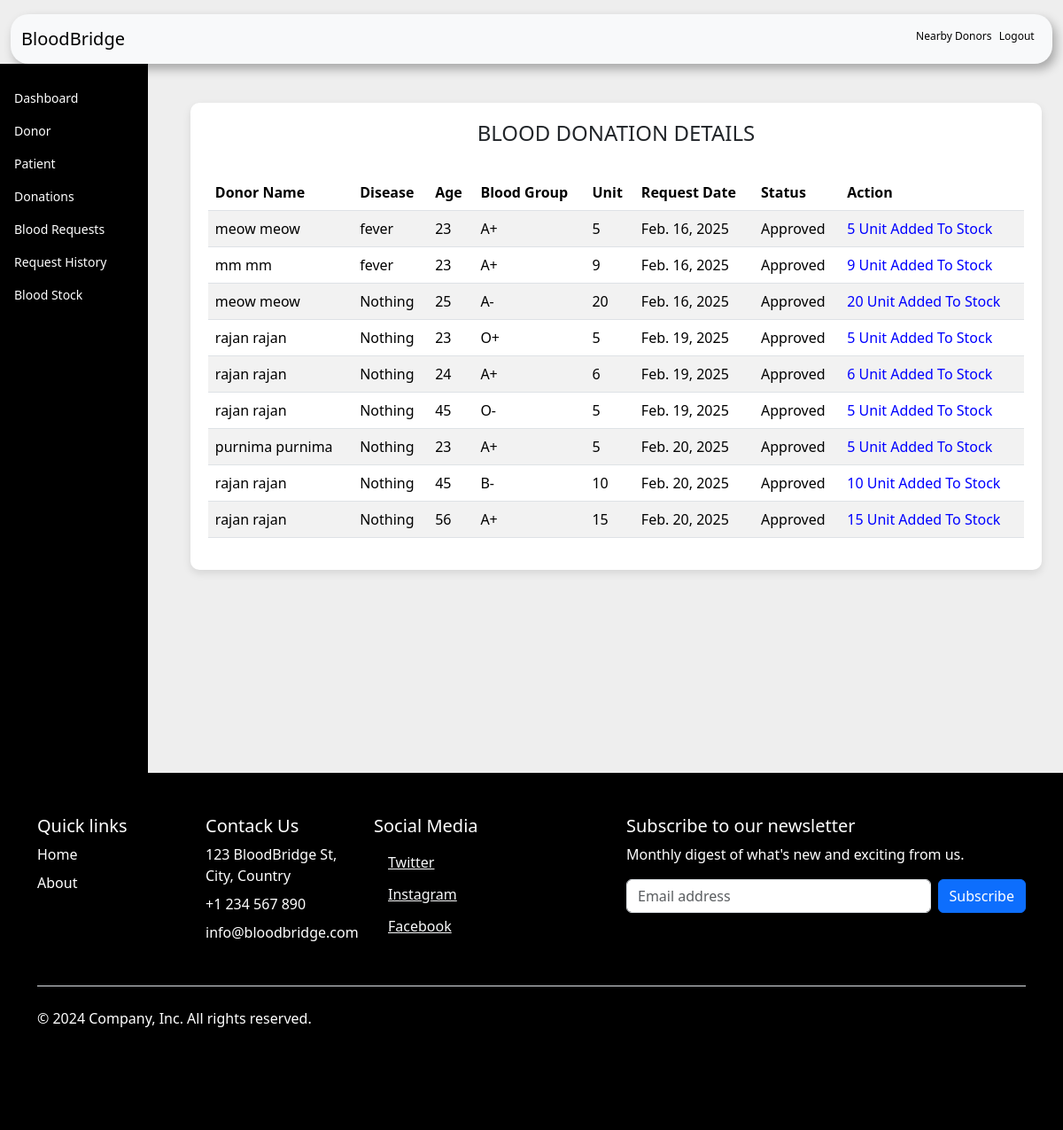
The page /admin-donation (signed in) on the database as committed earlier.
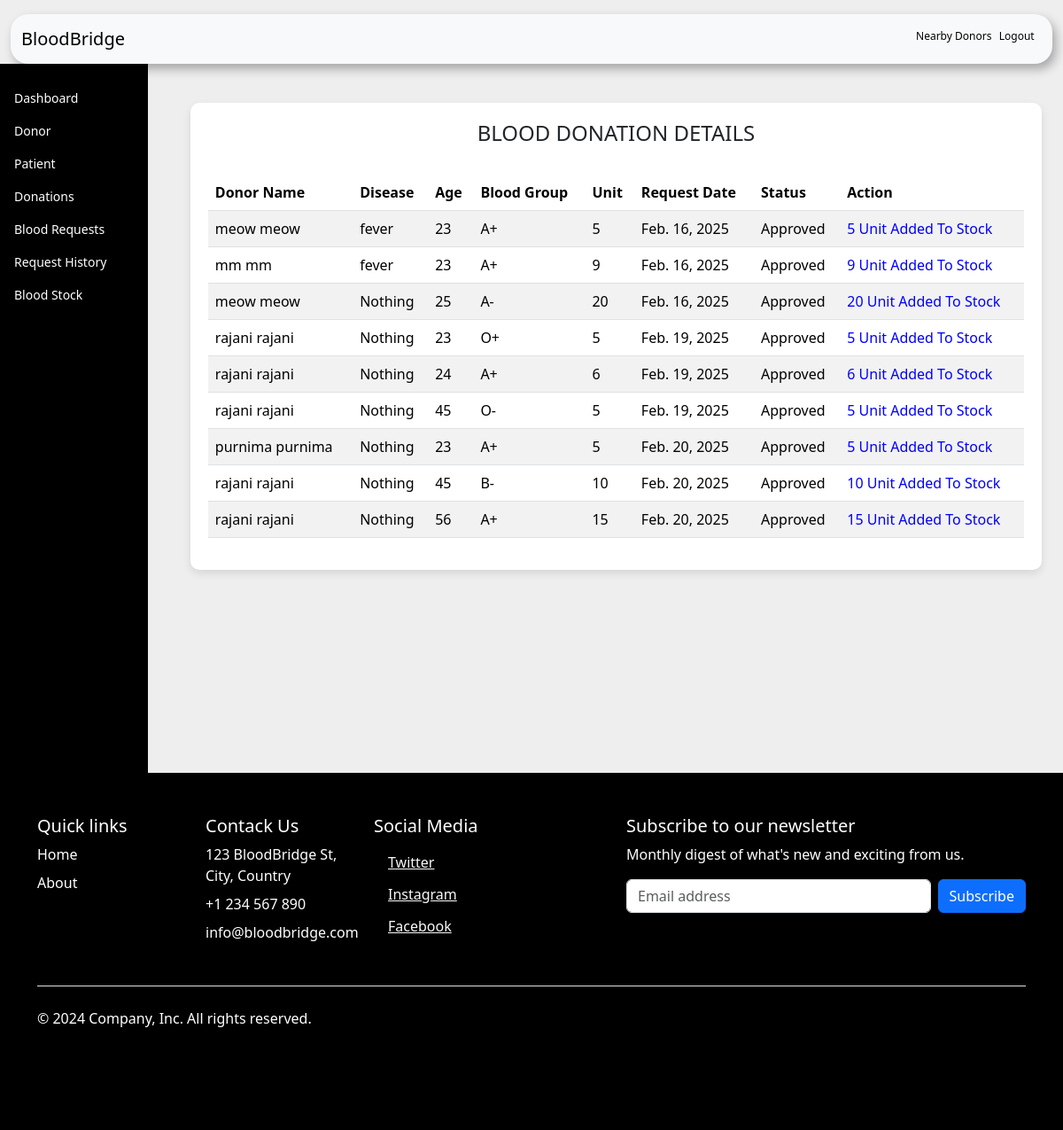
The same page on the database as committed later.
### donor/models.py (models this page shows, shortened)
class BloodDonate(models.Model):
    donor = models.ForeignKey('Donor', on_delete=models.CASCADE)
    disease = models.CharField(max_length=100, default="Nothing")
    age = models.PositiveIntegerField()
    bloodgroup = models.CharField(max_length=10)
    unit = models.PositiveIntegerField(default=0)
    status = models.CharField(max_length=20, default="Pending")
    date = models.DateField(auto_now_add=True)

class Donor(models.Model):
    user = models.OneToOneField(User, on_delete=models.CASCADE)
    latitude = models.FloatField(null=True, blank=True)
    longitude = models.FloatField(null=True, blank=True)
    address = models.CharField(max_length=40)
    mobile = models.CharField(max_length=15, null=True)
    bloodgroup = models.CharField(max_length=10,default='unknown')
    profile_pic = models.ImageField(upload_to='profile_pic/DonorProfilePic/', null=True, blank=True)
    @property
    def get_name(self):
        return self.user.first_name + ' ' + self.user.last_name
    def __str__(self):
        return self.get_name

### blood/views.py (the view)
# urls.py: path('admin-donation', views.admin_donation_view,name='admin-donation'),
@login_required(login_url='adminlogin')
def admin_donation_view(request):
    donations=dmodels.BloodDonate.objects.all()
    return render(request,'blood/admin_donation.html',{'donations':donations})

### templates/blood/admin_donation.html (shortened to what the changed rows need)
{% block content %}
{% load widget_tweaks %}
{%load static%}
<!DOCTYPE html>
<html lang="en">
<head>
    <link rel="stylesheet" href="home.css">
    <link href="https://cdn.jsdelivr.net/npm/bootstrap@5.3.3/dist/css/bootstrap.min.css" rel="stylesheet">
</head>
<body style="background-color: rgb(238, 238, 238);">
    <div class="d-flex">
        <div class="container-fluid ms-4 p-4">
            <div class="table-container">
                <H4 class="text-center">BLOOD DONATION DETAILS</H4><br>
                <table class="table table-striped">
                    <thead >
                        <tr>
                            <th scope="col">Donor Name</th>
                            <th scope="col">Disease</th>
                            <th scope="col">Age</th>
                            <th scope="col">Blood Group</th>
                            <th scope="col">Unit</th>
                            <th scope="col">Request Date</th>
                            <th scope="col">Status</th>
                            <th class="text-right">Action</th>
                        </tr>
                    </thead>
                    <tbody>
                        {% for t in donations %}
                        <tr>
                            <td> {{t.donor}}</td>
                            <td> {{t.disease}}</td>
                            <td> {{t.age}}</td>
                            <td>{{t.bloodgroup}}</td>
                            <td>{{t.unit}}</td>
                            <td>{{t.date}}</td>
                            <td>{{t.status}}</td>
                            {% if t.status == 'Pending' %}
                            <td class="text-right">
                                <button class="btn btn-primary badge-pill" style="width: 100px;"><a  style="text-decoration: none;color: white;" href="{% url 'approve-donation' t.id  %}">APPROVE</a> </button>
                                <button class="btn btn-danger badge-pill" style="width: 80px;"><a  style="text-decoration: none;color: white;" href="{% url 'reject-donation' t.id  %}">REJECT</a> </button>
                            </td>
                            {% elif  t.status == 'Approved' %}
                            <td><span class="approved">{{t.unit}} Unit Added To Stock</span></td>
                            {% else %}
                            <td><span class="label danger">0 Unit Added To Stock</span></td>
                            {% endif %}
                        </tr>
                        {% endfor %}
                    </tbody>
                </table>
            </div>
        </div>
    </div>
</body>
</html>
{% endblock content %}

Rows that differ between the two databases and show on the page:
changed through a linked row, BloodDonate (number 4 of 9 on the later page): donor "rajan rajan" → "rajani rajani"
changed through a linked row, BloodDonate (number 5 of 9 on the later page): donor "rajan rajan" → "rajani rajani"
changed through a linked row, BloodDonate (number 6 of 9 on the later page): donor "rajan rajan" → "rajani rajani"
changed through a linked row, BloodDonate (number 8 of 9 on the later page): donor "rajan rajan" → "rajani rajani"
changed through a linked row, BloodDonate (number 9 of 9 on the later page): donor "rajan rajan" → "rajani rajani"
